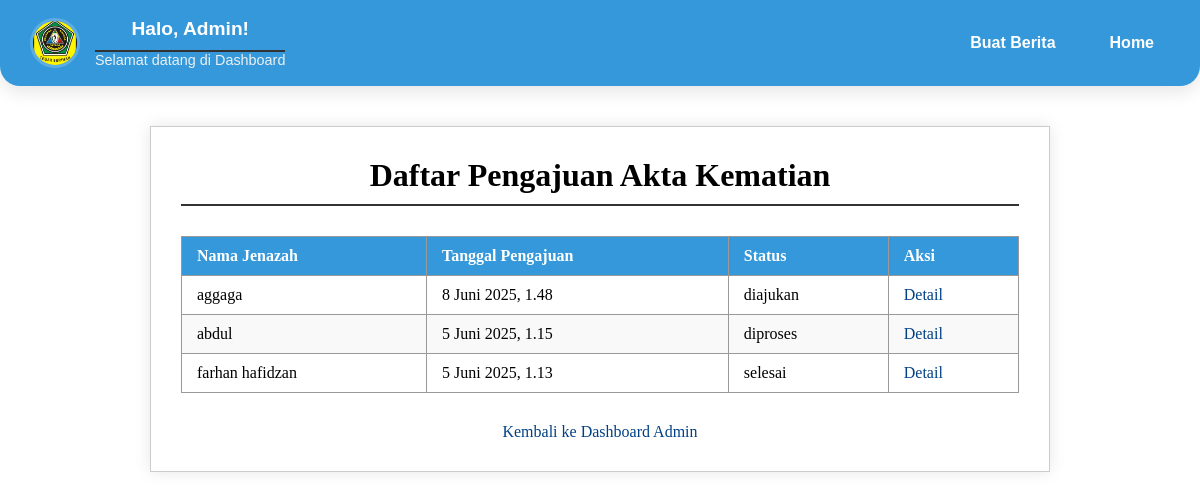
/kematian/akta-kematian/ (signed in), run on the app's committed database.
### kembang/models.py (models this page shows, shortened)
class AktaKematian(models.Model):
    user = models.ForeignKey(User, on_delete=models.CASCADE)
    nama_jenazah = models.CharField(max_length=100)
    nik_jenazah = models.CharField(max_length=16)
    tanggal_kematian = models.DateField()
    tempat_kematian = models.CharField(max_length=100)
    penyebab_kematian = models.CharField(max_length=255, blank=True, null=True)
    nama_pelapor = models.CharField(max_length=100)
    nik_pelapor = models.CharField(max_length=16)
    hubungan_pelapor = models.CharField(max_length=100)
    no_whatsapp = models.CharField(max_length=15, verbose_name="No. WhatsApp")  # tambahkan ini
    kk_jenazah = models.FileField(upload_to='akta_kematian/', blank=True, null=True)
    ktp_jenazah = models.FileField(upload_to='akta_kematian/', blank=True, null=True)
    surat_keterangan_kematian = models.FileField(upload_to='akta_kematian/', blank=True, null=True)
    surat_keterangan_rs = models.FileField(upload_to='akta_kematian/', blank=True, null=True)
    dokumen_pendukung_lainnya = models.FileField(upload_to='akta_kematian/', blank=True, null=True)
    tanggal_pengajuan = models.DateTimeField(auto_now_add=True)
    status = models.CharField(max_length=10, choices=STATUS_CHOICES, default='diajukan')
    hasil_surat = models.FileField(upload_to='hasil_surat/akta_kematian/', blank=True, null=True)

### kembang/views.py (the view)
# urls.py: path('kematian/akta-kematian/', views.daftar_pengajuan_akta_kematian, name='daftar_pengajuan_akta_kematian'),
@staff_member_required
def daftar_pengajuan_akta_kematian(request):
    daftar = AktaKematian.objects.all().order_by('-tanggal_pengajuan')
    context = {'daftar': daftar}
    return render(request, 'admin/daftar_kematian.html', context)

### kembang/templates/admin/daftar_kematian.html (shortened to what this page needs)
{% load static %}
<!DOCTYPE html>
<html lang="en">
<head>
  <link rel="stylesheet" href="{% static 'css/daftar_kematian.css' %}">
</head>
<body>
  <nav class="admin-navbar" data-aos="fade-down">
    <div class="admin-navbar-content">
      <div class="admin-brand">
        <img src="{% static 'img/logo tegar.png' %}" alt="Logo" class="admin-avatar" />
        <div class="admin-title">
          <h1>Halo, Admin!</h1>
          <p>Selamat datang di Dashboard</p>
        </div>
      </div>
      <ul class="admin-nav-links">
        <li><a href="{% url 'announcement_manage' %}">Buat Berita</a></li>
        <li><a href="{% url 'home' %}">Home</a></li>
      </ul>
    </div>
  </nav>
  <main class="main-content">
    <h1>Daftar Pengajuan Akta Kematian</h1>
    <table>
      <thead>
        <tr>
          <th>Nama Jenazah</th>
          <th>Tanggal Pengajuan</th>
          <th>Status</th>
          <th>Aksi</th>
        </tr>
      </thead>
      <tbody>
        {% for akta in daftar %}
        <tr>
          <td>{{ akta.nama_jenazah }}</td>
          <td>{{ akta.tanggal_pengajuan }}</td>
          <td>{{ akta.status }}</td>
          <td><a href="{% url 'detail_pengajuan_akta_kematian' akta.pk %}">Detail</a></td>
        </tr>
        {% empty %}
        <tr>
          <td colspan="4">Belum ada pengajuan.</td>
        </tr>
        {% endfor %}
      </tbody>
    </table>
    <div class="back-link">
      <a href="{% url 'admin_dashboard' %}">Kembali ke Dashboard Admin</a>
    </div>
  </main>
</body>
</html>

### kembang/static/css/daftar_kematian.css (style rules this page uses)
* { margin: 0; padding: 0; box-sizing: border-box; }
body { font-family: 'Georgia', 'Times New Roman', serif; background-color: #ffffff; color: #000000; }
.admin-navbar { background: #3498DB; box-shadow: 0 6px 18px rgba(0, 0, 0, 0.1); padding: 18px 30px; border-radius: 0 0 20px 20px; font-family: 'Poppins', sans-serif; color: #fff; position: sticky; top: 0; z-index: 100; }
.admin-navbar-content { display: flex; align-items: center; justify-content: space-between; flex-wrap: wrap; gap: 20px; }
.admin-brand { display: flex; align-items: center; gap: 15px; }
.admin-avatar { width: 50px; height: 50px; border-radius: 50%; border: 3px solid #5DADE2; object-fit: cover; }
.admin-title h1 { margin: 0; font-size: 1.2rem; color: #ffffff; }
.admin-title p { margin: 0; font-size: 0.9rem; color: #ecf0f1; }
.admin-nav-links { list-style: none; display: flex; gap: 22px; margin: 0; padding: 0; }
.admin-nav-links li a { text-decoration: none; font-weight: 600; color: #ffffff; padding: 8px 16px; border-radius: 8px; transition: background-color 0.3s ease, color 0.3s ease; }
.main-content { max-width: 900px; margin: 40px auto; padding: 30px; border: 1px solid #ccc; box-shadow: 0 0 15px rgba(0,0,0,0.1); background: #fff; }
h1 { text-align: center; border-bottom: 2px solid #333; padding-bottom: 10px; margin-bottom: 30px; }
table { width: 100%; border-collapse: collapse; margin-bottom: 30px; }
th, td { border: 1px solid #999; padding: 10px 15px; text-align: left; }
th { background-color: #3498db; color: white; font-weight: bold; }
tr:nth-child(even) { background-color: #f9f9f9; }
a { color: #004085; text-decoration: none; }
.back-link { text-align: center; margin-top: 30px; }

### data on the page
AktaKematian: nama_jenazah "aggaga", tanggal_pengajuan "8 Juni 2025, 1.48", status "diajukan"
AktaKematian: nama_jenazah "abdul", tanggal_pengajuan "5 Juni 2025, 1.15", status "diproses"
AktaKematian: nama_jenazah "farhan hafidzan", tanggal_pengajuan "5 Juni 2025, 1.13", status "selesai"
